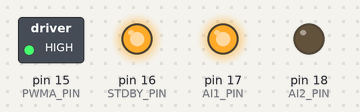
The sketch below on a simulated Arduino Uno, built with avr-gcc and run on an emulated ATmega328P. Parts: switched loads named in the sketch (green lamp = pin HIGH), output pins drawn as LEDs (lit = HIGH).

Above: at 1.0 s.
At 3.0 s:
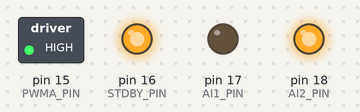
Timing chart, 0 to 4.6 s (numbered marks = the images above):
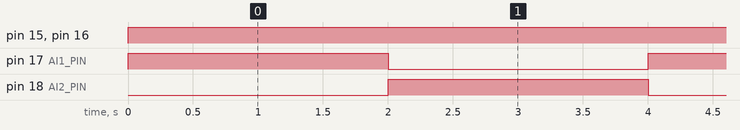

The sketch:

DCMotor_Test.ino
```cpp
// Pin Definitions
const int STDBY_PIN = 16; // Standby pin
const int AI1_PIN = 17;   // Motor direction pin 1
const int AI2_PIN = 18;   // Motor direction pin 2
const int PWMA_PIN = 15;  // PWM pin for motor speed

void setup() {
  // Initialize pins
  pinMode(STDBY_PIN, OUTPUT);
  pinMode(AI1_PIN, OUTPUT);
  pinMode(AI2_PIN, OUTPUT);
  pinMode(PWMA_PIN, OUTPUT);

  // Ensure motor is in standby mode initially
  digitalWrite(STDBY_PIN, LOW);
}

void loop() {
  // Example: Run the motor forward at 50% speed for 2 seconds, then reverse
  motorControl(255, true); // Forward, speed 128 (50% of 255)
  delay(2000);

  motorControl(255, false); // Reverse, speed 128
  delay(2000);


}

// Function to control motor
void motorControl(int speed, bool forward) {
  digitalWrite(STDBY_PIN, HIGH); // Enable motor controller

  if (forward) {
    digitalWrite(AI1_PIN, HIGH);
    digitalWrite(AI2_PIN, LOW);
  } else {
    digitalWrite(AI1_PIN, LOW);
    digitalWrite(AI2_PIN, HIGH);
  }

  analogWrite(PWMA_PIN, speed); // Set motor speed (0-255)
}

// Function to stop the motor
void motorStop() {
  digitalWrite(STDBY_PIN, LOW); // Disable motor controller
  digitalWrite(AI1_PIN, LOW);
  digitalWrite(AI2_PIN, LOW);
  analogWrite(PWMA_PIN, 0); // Stop motor
}
```

Measured:
- by itself, pin 15 (PWMA_PIN), pin 16 (STDBY_PIN): LOW → HIGH at 0.00 s
- by itself, pin 17 (AI1_PIN), pin 18 (AI2_PIN): alternates HIGH for 2.0 s and LOW for 2.0 s
